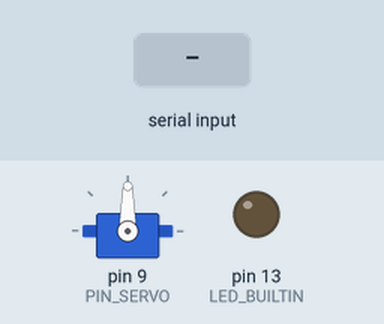
The sketch below on a simulated Arduino Uno, built with avr-gcc and run on an emulated ATmega328P. Shown: servo, output pins drawn as LEDs (lit = HIGH). Inputs (shaded band) come from the test bench.

Above: at 1.2 s.
1.3 s: "A" received over Serial
At 1.6 s:
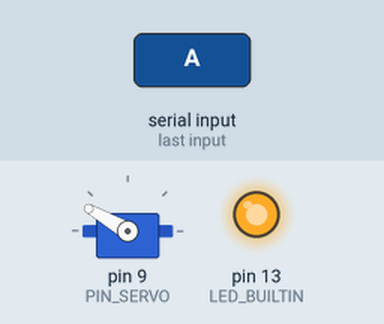
At 4.2 s:
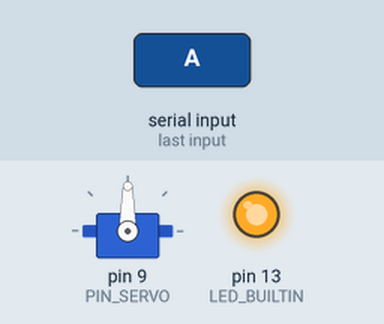
4.3 s: "N" received over Serial
At 5.1 s:
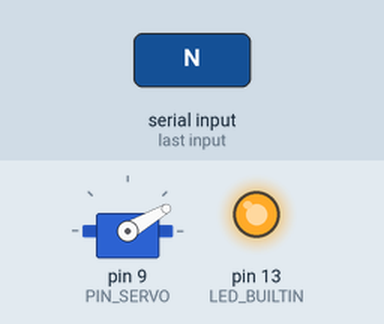
Timing chart, 0 to 8.8 s (numbered marks = the images above; inputs shaded):
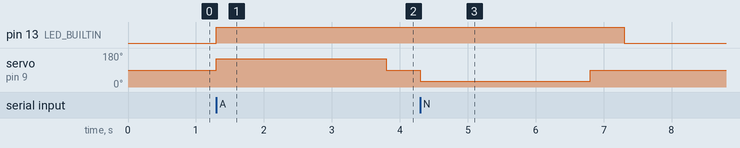

The sketch:

EcoBoxArduino.ino
```cpp
/*
  EcoBox - Arduino + servo
  Recibe por serial (9600):  'A' = aprovechable   'N' = no aprovechable
  Un servo inclina la bandeja/compuerta hacia un lado u otro y luego vuelve al centro.

  Conexión: servo señal (naranja/amarillo) -> pin 9, rojo -> 5V, café/negro -> GND
  (si el servo se reinicia el Arduino, alimentarlo con fuente externa de 5V y unir GND)
*/
#include <Servo.h>

const int PIN_SERVO = 9;
const int CENTRO = 90;
const int ANGULO_APROVECHABLE = 150;     // ajustar según tu estructura
const int ANGULO_NO_APROVECHABLE = 30;   // ajustar según tu estructura
const unsigned long TIEMPO_ABIERTO = 2500; // ms

Servo compuerta;

void setup() {
  Serial.begin(9600);
  compuerta.attach(PIN_SERVO);
  compuerta.write(CENTRO);
  pinMode(LED_BUILTIN, OUTPUT);
}

void mover(int angulo) {
  digitalWrite(LED_BUILTIN, HIGH);
  compuerta.write(angulo);
  delay(TIEMPO_ABIERTO);      // el residuo cae
  compuerta.write(CENTRO);
  delay(500);
  digitalWrite(LED_BUILTIN, LOW);
}

void loop() {
  if (Serial.available() > 0) {
    char c = Serial.read();
    if (c == 'A')      mover(ANGULO_APROVECHABLE);
    else if (c == 'N') mover(ANGULO_NO_APROVECHABLE);
  }
}
```

Measured:
- after the input at 1.3 s, pin 13 (LED_BUILTIN): LOW → HIGH at once; servo on pin 9 (PIN_SERVO): 90° → 150° at once, → 90° 2.5 s later
- after the input at 4.3 s, pin 13 (LED_BUILTIN): HIGH → LOW after 3.0 s instead of 0.00 s; servo on pin 9 (PIN_SERVO): 90° → 30° at once, → 90° 2.5 s later
